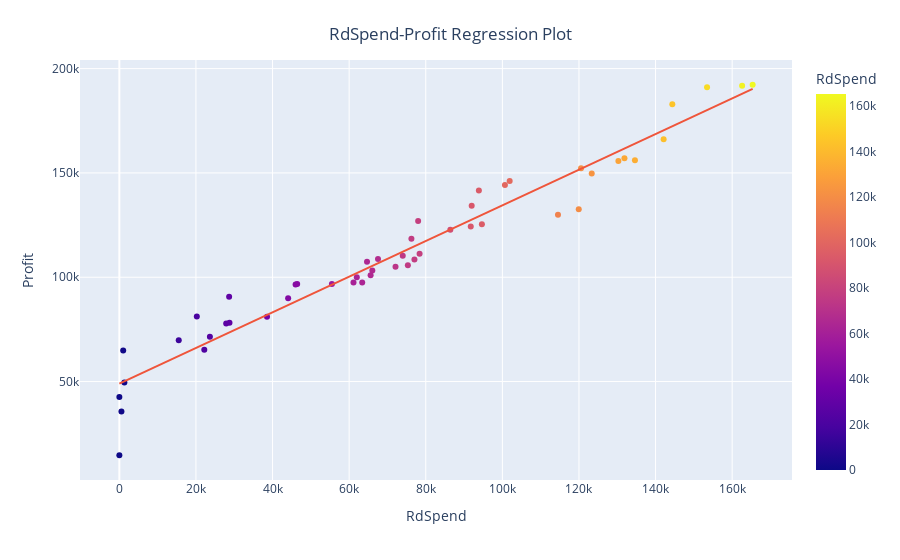

The notebook cell this image was saved under:
### Code cell
fig = px.scatter(df, x="RdSpend", y="Profit", trendline="ols",color="RdSpend")

fig.update_layout(
    title={
        'text': "RdSpend-Profit Regression Plot",
        'y':0.95,
        'x':0.5
})

fig.show()
